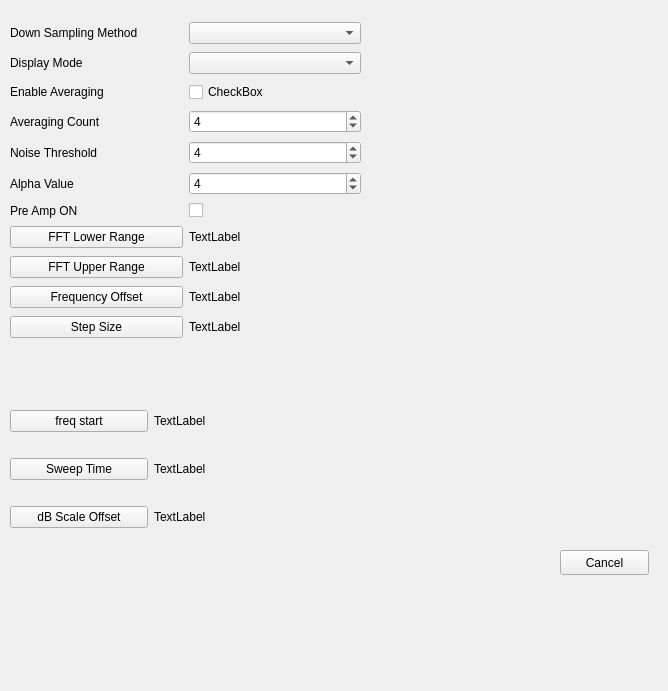
<?xml version="1.0" encoding="UTF-8"?>
<ui version="4.0">
 <class>SettingsDialog</class>
 <widget class="QDialog" name="SettingsDialog">
  <property name="geometry">
   <rect>
    <x>0</x>
    <y>0</y>
    <width>668</width>
    <height>691</height>
   </rect>
  </property>
  <property name="windowTitle">
   <string>Dialog</string>
  </property>
  <widget class="QPushButton" name="okButton">
   <property name="geometry">
    <rect>
     <x>670</x>
     <y>550</y>
     <width>89</width>
     <height>25</height>
    </rect>
   </property>
   <property name="text">
    <string>Apply</string>
   </property>
  </widget>
  <widget class="QPushButton" name="cancelButton">
   <property name="geometry">
    <rect>
     <x>560</x>
     <y>550</y>
     <width>89</width>
     <height>25</height>
    </rect>
   </property>
   <property name="text">
    <string>Cancel</string>
   </property>
  </widget>
  <widget class="QWidget" name="gridLayoutWidget">
   <property name="geometry">
    <rect>
     <x>10</x>
     <y>20</y>
     <width>351</width>
     <height>330</height>
    </rect>
   </property>
   <layout class="QGridLayout" name="gridLayout">
    <item row="5" column="1">
     <widget class="QSpinBox" name="alphaSpinBox">
      <property name="value">
       <number>4</number>
      </property>
     </widget>
    </item>
    <item row="3" column="1">
     <widget class="QSpinBox" name="averagingSpinBox">
      <property name="value">
       <number>4</number>
      </property>
     </widget>
    </item>
    <item row="9" column="0">
     <widget class="QPushButton" name="frequencyButton">
      <property name="text">
       <string>Frequency Offset</string>
      </property>
     </widget>
    </item>
    <item row="8" column="1">
     <widget class="QLabel" name="fftUpperLabel">
      <property name="text">
       <string>TextLabel</string>
      </property>
     </widget>
    </item>
    <item row="9" column="1">
     <widget class="QLabel" name="frequencyLabel">
      <property name="text">
       <string>TextLabel</string>
      </property>
     </widget>
    </item>
    <item row="6" column="0">
     <widget class="QLabel" name="label_6">
      <property name="text">
       <string>Pre Amp ON</string>
      </property>
     </widget>
    </item>
    <item row="4" column="0">
     <widget class="QLabel" name="label_7">
      <property name="text">
       <string>Noise Threshold </string>
      </property>
     </widget>
    </item>
    <item row="1" column="0">
     <widget class="QLabel" name="label_3">
      <property name="text">
       <string>Display Mode</string>
      </property>
     </widget>
    </item>
    <item row="1" column="1">
     <widget class="QComboBox" name="comboBox_3">
      <property name="editable">
       <bool>false</bool>
      </property>
     </widget>
    </item>
    <item row="4" column="1">
     <widget class="QSpinBox" name="noiseThresholdSpinBox">
      <property name="value">
       <number>4</number>
      </property>
     </widget>
    </item>
    <item row="0" column="1">
     <widget class="QComboBox" name="comboBox">
      <property name="editable">
       <bool>false</bool>
      </property>
     </widget>
    </item>
    <item row="8" column="0">
     <widget class="QPushButton" name="fftUpperButton">
      <property name="text">
       <string>FFT Upper Range</string>
      </property>
     </widget>
    </item>
    <item row="2" column="1">
     <widget class="QCheckBox" name="averagingCheckBox">
      <property name="text">
       <string>CheckBox</string>
      </property>
     </widget>
    </item>
    <item row="7" column="1">
     <widget class="QLabel" name="fftLowerLabel">
      <property name="text">
       <string>TextLabel</string>
      </property>
     </widget>
    </item>
    <item row="0" column="0">
     <widget class="QLabel" name="label">
      <property name="text">
       <string>Down Sampling Method</string>
      </property>
     </widget>
    </item>
    <item row="7" column="0">
     <widget class="QPushButton" name="fftLowerButton">
      <property name="text">
       <string>FFT Lower Range</string>
      </property>
     </widget>
    </item>
    <item row="6" column="1">
     <widget class="QCheckBox" name="preAmpCheckBox">
      <property name="text">
       <string/>
      </property>
     </widget>
    </item>
    <item row="3" column="0">
     <widget class="QLabel" name="label_5">
      <property name="text">
       <string>Averaging Count</string>
      </property>
     </widget>
    </item>
    <item row="2" column="0">
     <widget class="QLabel" name="label_4">
      <property name="text">
       <string>Enable Averaging</string>
      </property>
     </widget>
    </item>
    <item row="5" column="0">
     <widget class="QLabel" name="label_8">
      <property name="text">
       <string>Alpha Value</string>
      </property>
     </widget>
    </item>
    <item row="10" column="0">
     <widget class="QPushButton" name="StepSizeButton">
      <property name="text">
       <string>Step Size</string>
      </property>
     </widget>
    </item>
    <item row="10" column="1">
     <widget class="QLabel" name="stepsizeLabel">
      <property name="text">
       <string>TextLabel</string>
      </property>
     </widget>
    </item>
   </layout>
  </widget>
  <widget class="QWidget" name="gridLayoutWidget_2">
   <property name="geometry">
    <rect>
     <x>10</x>
     <y>390</y>
     <width>281</width>
     <height>161</height>
    </rect>
   </property>
   <layout class="QGridLayout" name="gridLayout_2">
    <item row="0" column="1">
     <widget class="QLabel" name="dBThresholdLabel">
      <property name="text">
       <string>TextLabel</string>
      </property>
     </widget>
    </item>
    <item row="1" column="0">
     <widget class="QPushButton" name="dBReductionButton">
      <property name="text">
       <string>Sweep Time</string>
      </property>
     </widget>
    </item>
    <item row="1" column="1">
     <widget class="QLabel" name="dBReductionLabel">
      <property name="text">
       <string>TextLabel</string>
      </property>
     </widget>
    </item>
    <item row="0" column="0">
     <widget class="QPushButton" name="dBThresholdButton">
      <property name="text">
       <string>freq start</string>
      </property>
     </widget>
    </item>
    <item row="2" column="0">
     <widget class="QPushButton" name="dBScaleButton">
      <property name="text">
       <string>dB Scale Offset</string>
      </property>
     </widget>
    </item>
    <item row="2" column="1">
     <widget class="QLabel" name="dBScaleLabel">
      <property name="text">
       <string>TextLabel</string>
      </property>
     </widget>
    </item>
   </layout>
  </widget>
 </widget>
 <resources/>
 <connections/>
</ui>
